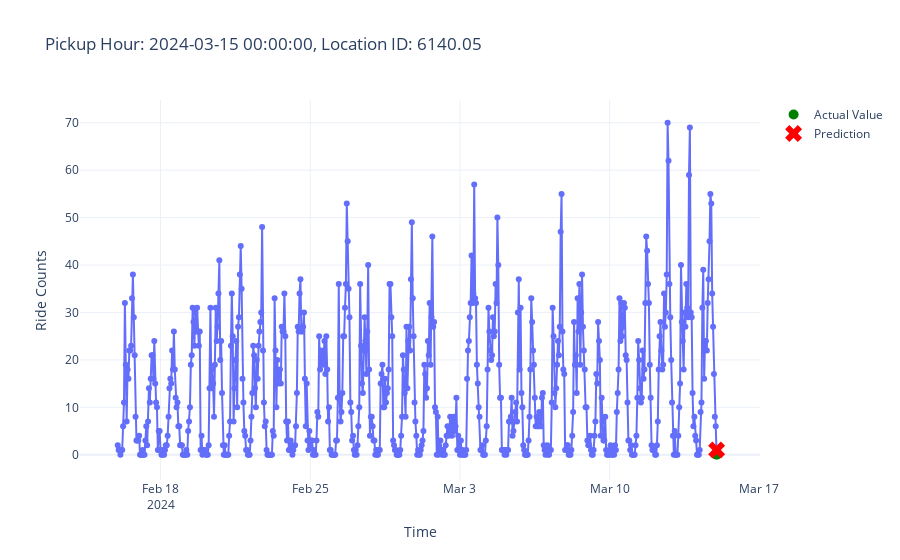

Notebook code for this chart:
### Code cell
from src.plot_utils import plot_aggregated_time_series

plot_aggregated_time_series(X_test, y_test, 18003, predictions)

### Figure 1 — Plotly figure (JSON) as saved in the notebook; plotly's stock layout.template omitted (floating-point values rounded to 4 significant figures; data arrays with more than 128 entries replaced by an {"elided": "..."} marker saying what was removed)
{"data": [{"hovertemplate": "Time=%{x}<br>Ride Counts=%{y}<extra></extra>", "legendgroup": "", "line": {"color": "#636efa", "dash": "solid"}, "marker": {"symbol": "circle"}, "mode": "lines+markers", "name": "", "orientation": "v", "showlegend": false, "type": "scatter", "x": {"elided": "673 str values"}, "xaxis": "x", "y": {"elided": "673 int values"}, "yaxis": "y"}, {"line": {"color": "green"}, "marker": {"size": 10}, "mode": "markers", "name": "Actual Value", "type": "scatter", "x": ["2024-03-15T00:00:00.000000000"], "y": [0]}, {"line": {"color": "red"}, "marker": {"size": 15, "symbol": "x"}, "mode": "markers", "name": "Prediction", "type": "scatter", "x": ["2024-03-15T00:00:00.000000000"], "y": [1]}], "layout": {"legend": {"tracegroupgap": 0}, "title": {"text": "Pickup Hour: 2024-03-15 00:00:00, Location ID: 6140.05"}, "xaxis": {"anchor": "y", "domain": [0, 1], "title": {"text": "Time"}}, "yaxis": {"anchor": "x", "domain": [0, 1], "title": {"text": "Ride Counts"}}}}
